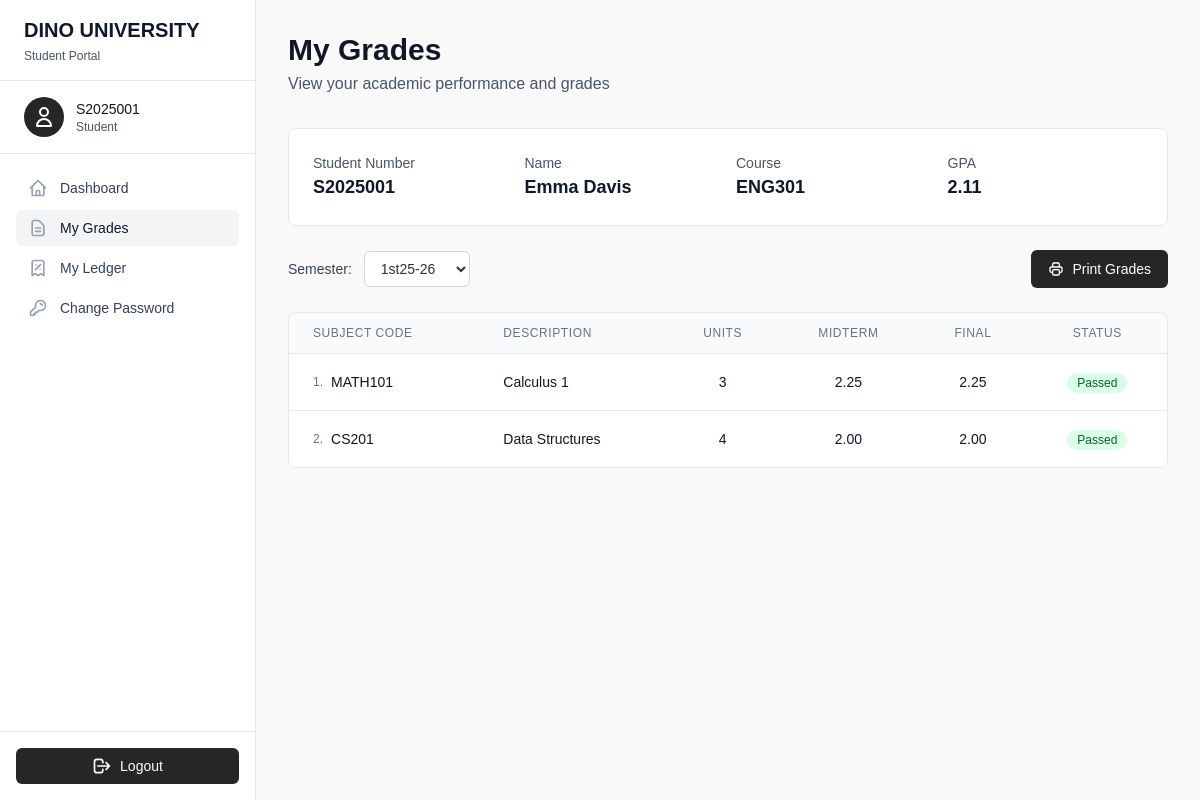
The page /student/grades.php (signed in) on the database as committed earlier.
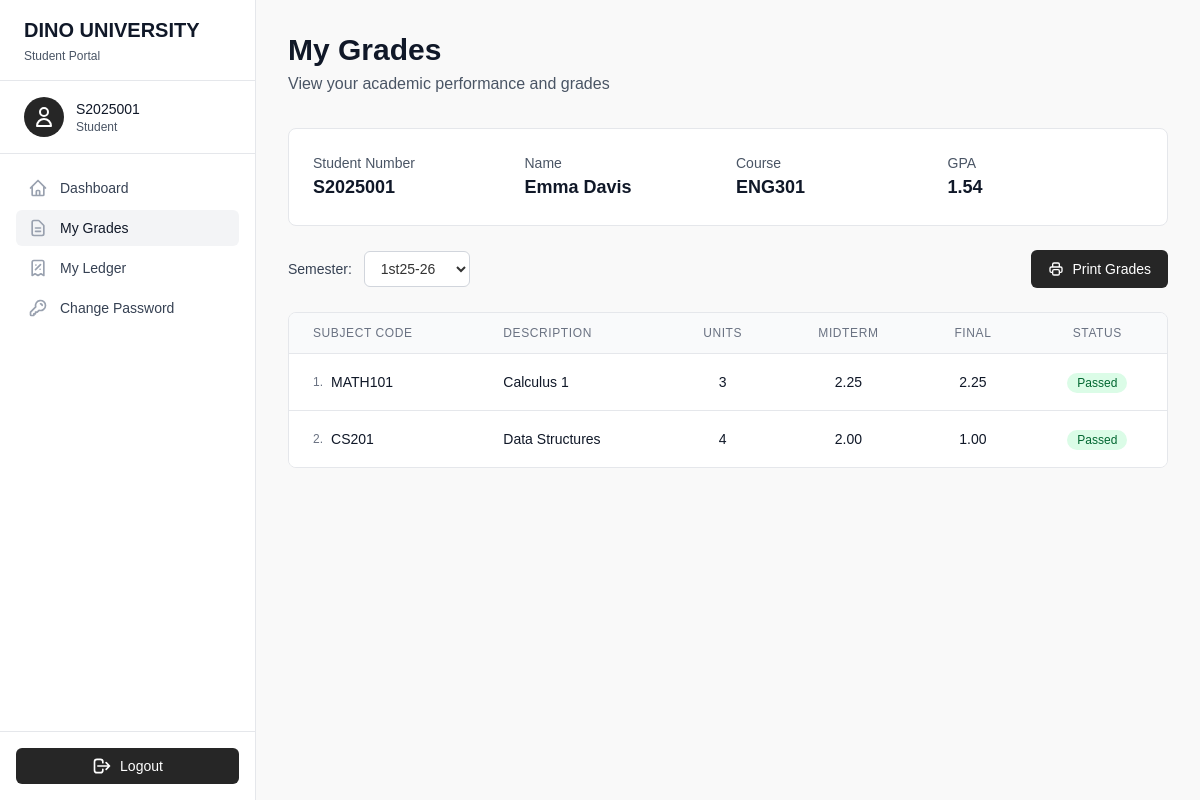
The same page on the database as committed later.
### tables this page shows
CREATE TABLE IF NOT EXISTS `subjects` (
  `id` int NOT NULL AUTO_INCREMENT,
  `code` varchar(50) DEFAULT NULL,
  `description` text,
  `days` varchar(50) DEFAULT NULL,
  `time` varchar(50) DEFAULT NULL,
  `room_id` int DEFAULT NULL,
  `teacher_id` int DEFAULT NULL,
  `price_unit` int DEFAULT NULL,
  `units` int DEFAULT NULL,
  PRIMARY KEY (`id`),
  KEY `FK_subjects_rooms` (`room_id`),
  KEY `FK_subjects_teachers` (`teacher_id`),
  CONSTRAINT `FK_subjects_rooms` FOREIGN KEY (`room_id`) REFERENCES `rooms` (`id`) ON DELETE CASCADE ON UPDATE CASCADE,
  CONSTRAINT `FK_subjects_teachers` FOREIGN KEY (`teacher_id`) REFERENCES `teachers` (`id`) ON DELETE CASCADE ON UPDATE CASCADE
);

CREATE TABLE IF NOT EXISTS `student_subjects` (
  `id` int NOT NULL AUTO_INCREMENT,
  `subject_id` int DEFAULT NULL,
  `student_id` int DEFAULT NULL,
  `semester_id` int DEFAULT NULL,
  `midterm_grade` decimal(20,6) DEFAULT NULL,
  `final_course_grade` decimal(20,6) DEFAULT NULL,
  PRIMARY KEY (`id`),
  KEY `FK_student_subjects_semesters` (`semester_id`),
  KEY `FK_student_subjects_students` (`student_id`),
  KEY `FK_student_subjects_subjects` (`subject_id`),
  CONSTRAINT `FK_student_subjects_semesters` FOREIGN KEY (`semester_id`) REFERENCES `semesters` (`id`) ON DELETE CASCADE ON UPDATE CASCADE,
  CONSTRAINT `FK_student_subjects_students` FOREIGN KEY (`student_id`) REFERENCES `students` (`student_id`) ON DELETE CASCADE ON UPDATE CASCADE,
  CONSTRAINT `FK_student_subjects_subjects` FOREIGN KEY (`subject_id`) REFERENCES `subjects` (`id`) ON DELETE CASCADE ON UPDATE CASCADE
);

### student/grades.php (the view, shortened to what the changed rows need)
<?php
require('../partials/head.php');
$user = $_SESSION['user'];
$stmt = $connection->prepare("select * from semesters order by id");
$stmt->execute();
$semesters = $stmt->fetchAll();
$current_semester = $_GET['semester'] ?? ($semesters[0]['code'] ?? '1st25-26');
$stmt = $connection->prepare("
select sub.id, sub.code, sub.description, sub.days, sem.code as semester_code, sub.time, r.name as room_name, t.name as teacher_name, sub.price_unit, sub.units, ss.midterm_grade, ss.final_course_grade
from students s
join student_subjects ss on ss.student_id = s.student_id
join subjects sub on ss.subject_id = sub.id
join semesters sem on ss.semester_id = sem.id
join rooms r on r.id = sub.room_id
join teachers t on t.id = sub.teacher_id
where s.student_number = ? and sem.code = ?;
");
$stmt->execute([$user['name'], $current_semester]);
$student_subjects = $stmt->fetchAll();
$total_points = 0;
$total_units = 0;
foreach ($student_subjects as $subject) {
    if ($subject['final_course_grade'] > 0) {
        $total_points += $subject['final_course_grade'] * $subject['units'];
        $total_units += $subject['units'];
    }
}
$gpa = $total_units > 0 ? number_format($total_points / $total_units, 2) : '0.00';
?>
<body class="min-h-screen bg-gray-50" x-data="{ sidebarOpen: false }">
    <?php require('../partials/student_sidebar.php'); ?>
    <div class="flex-1 lg:ml-64">
        <main class="pt-16 lg:pt-0">
            <div class="py-8 px-4 sm:px-6 lg:px-8">
                <div class="mb-8">
                    <h1 class="text-3xl font-extrabold text-gray-900">My Grades</h1>
                </div>
                <div class="bg-white rounded-lg border border-gray-200 p-6 mb-6">
                    <div class="grid grid-cols-1 md:grid-cols-2 lg:grid-cols-4 gap-4">
                        <div>
                            <p class="text-sm font-medium text-gray-600">GPA</p>
                            <p class="text-lg font-semibold text-gray-900"><?= $gpa ?></p>
                        </div>
                    </div>
                </div>
                <div class="bg-white rounded-lg border border-gray-200 overflow-hidden">
                    <div class="overflow-x-auto">
                        <table class="min-w-full divide-y divide-gray-200">
                            <thead class="bg-gray-50">
                                <tr>
                                    <th class="px-6 py-3 text-left text-xs font-medium text-gray-500 uppercase tracking-wider">Subject Code</th>
                                    <th class="px-6 py-3 text-left text-xs font-medium text-gray-500 uppercase tracking-wider">Description</th>
                                    <th class="px-6 py-3 text-center text-xs font-medium text-gray-500 uppercase tracking-wider">Units</th>
                                    <th class="px-6 py-3 text-center text-xs font-medium text-gray-500 uppercase tracking-wider">Midterm</th>
                                    <th class="px-6 py-3 text-center text-xs font-medium text-gray-500 uppercase tracking-wider">Final</th>
                                    <th class="px-6 py-3 text-center text-xs font-medium text-gray-500 uppercase tracking-wider">Status</th>
                                </tr>
                            </thead>
                            <tbody class="bg-white divide-y divide-gray-200">
                                <?php if (empty($student_subjects)) : ?>
                                    <tr>
                                        <td colspan="6" class="px-6 py-12 text-center">
                                            <svg class="mx-auto h-12 w-12 text-gray-400" fill="none" stroke="currentColor" viewBox="0 0 24 24">
                                                <path stroke-linecap="round" stroke-linejoin="round" stroke-width="2" d="M9 12h6m-6 4h6m2 5H7a2 2 0 01-2-2V5a2 2 0 012-2h5.586a1 1 0 01.707.293l5.414 5.414a1 1 0 01.293.707V19a2 2 0 01-2 2z"></path>
                                            </svg>
                                            <p class="mt-2 text-sm text-gray-500">No subjects enrolled for this semester.</p>
                                        </td>
                                    </tr>
                                <?php else : ?>
                                    <?php foreach ($student_subjects as $key => $subject) : ?>
                                        <tr class="hover:bg-gray-50 transition-colors">
                                            <td class="px-6 py-4 whitespace-nowrap">
                                                <div class="flex items-center">
                                                    <span class="text-xs text-gray-500 mr-2"><?= $key + 1 ?>.</span>
                                                    <span class="text-sm font-medium text-gray-900"><?= $subject['code'] ?? '' ?></span>
                                                </div>
                                            </td>
                                            <td class="px-6 py-4">
                                                <div class="text-sm text-gray-900"><?= $subject['description'] ?? '' ?></div>
                                            </td>
                                            <td class="px-6 py-4 whitespace-nowrap text-center">
                                                <span class="text-sm text-gray-900"><?= $subject['units'] ?? '' ?></span>
                                            </td>
                                            <td class="px-6 py-4 whitespace-nowrap text-center">
                                                <span class="text-sm font-medium text-gray-900">
                                                    <?= $subject['midterm_grade'] != '0.00' ? number_format((float)$subject['midterm_grade'], 2) : '-' ?>
                                                </span>
                                            </td>
                                            <td class="px-6 py-4 whitespace-nowrap text-center">
                                                <span class="text-sm font-medium text-gray-900">
                                                    <?= $subject['final_course_grade'] != '0.00' ? number_format((float)$subject['final_course_grade'], 2) : '-' ?>
                                                </span>
                                            </td>
                                            <td class="px-6 py-4 whitespace-nowrap text-center">
                                                <?php
                                                $final_grade = (float)$subject['final_course_grade'];
                                                if ($final_grade >= 1.0 && $final_grade <= 3.0) {
                                                    echo '<span class="inline-flex items-center px-2.5 py-0.5 rounded-full text-xs font-medium bg-green-100 text-green-800">Passed</span>';
                                                } elseif ($final_grade > 3.0) {
                                                    echo '<span class="inline-flex items-center px-2.5 py-0.5 rounded-full text-xs font-medium bg-red-100 text-red-800">Failed</span>';
                                                } else {
                                                    echo '<span class="inline-flex items-center px-2.5 py-0.5 rounded-full text-xs font-medium bg-gray-100 text-gray-800">Pending</span>';
                                                }
                                                ?>
                                            </td>
                                        </tr>
                                    <?php endforeach; ?>
                                <?php endif; ?>
                            </tbody>
                        </table>
                    </div>
                </div>
            </div>
        </main>
    </div>
</body>
<?php
require('../partials/footer.php')
?>

Rows that differ between the two databases and show on the page:
changed through a linked row, subjects "CS201": student_subjects.final_course_grade "2.00" → "1.00"
Other text that changed with them:
$gpa: "2.11" → "1.54"
